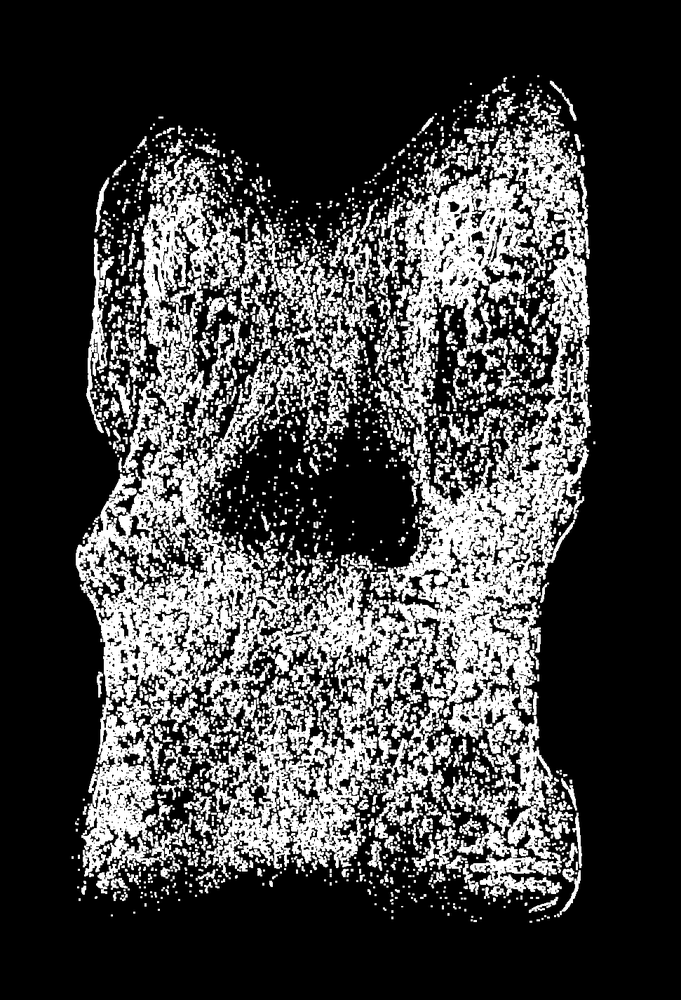
#> input picture thesis/presentation/outline-clustered.png, 681 x 1000 px, shrunk from 971 x 1425 before the run
$ python generate_presentation_images.py
#> lines starting #> are read from the running program, lines starting #| are printed output that depends on the picture; after the words box and inside, x2 and y2 are one past the last pixel; in counts of white or black regions, pixels touching at a corner belong together
from skimage.io import imread
from skimage.morphology import binary_erosion
import matplotlib.pyplot as plt
import algorithms.triangulation as at
import numpy as np

bone_pixels = binary_erosion(imread('thesis/presentation/outline-clustered.png'))
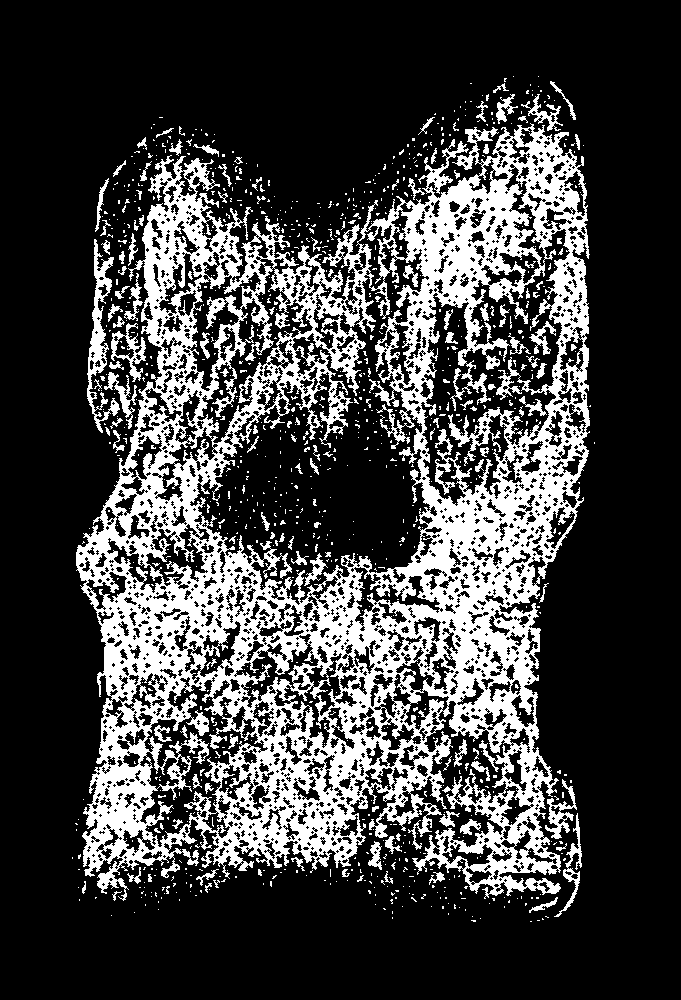
#> bone_pixels: shape (1000, 681) bool; 25.3% white; 1036 white regions (899 under 20 px), largest, box (x1, y1, x2, y2) and area: (76, 123, 590, 901) 156308, (87, 239, 120, 433) 1788, (111, 323, 146, 382) 662

points = np.nonzero(bone_pixels)
#> points = 172480 positions, rows 76 to 921, columns 72 to 594
points = np.vstack(points).transpose()
#> points = 172480 pairs, first value 76 to 921, second value 72 to 594
points[:, 0] = bone_pixels.shape[0] - points[:,0]

#> (the run stopped early here; a loop or call above may not have finished)

$ run again, with thesis/presentation/outline-triangulation.png copied over thesis/presentation/outline-clustered.png
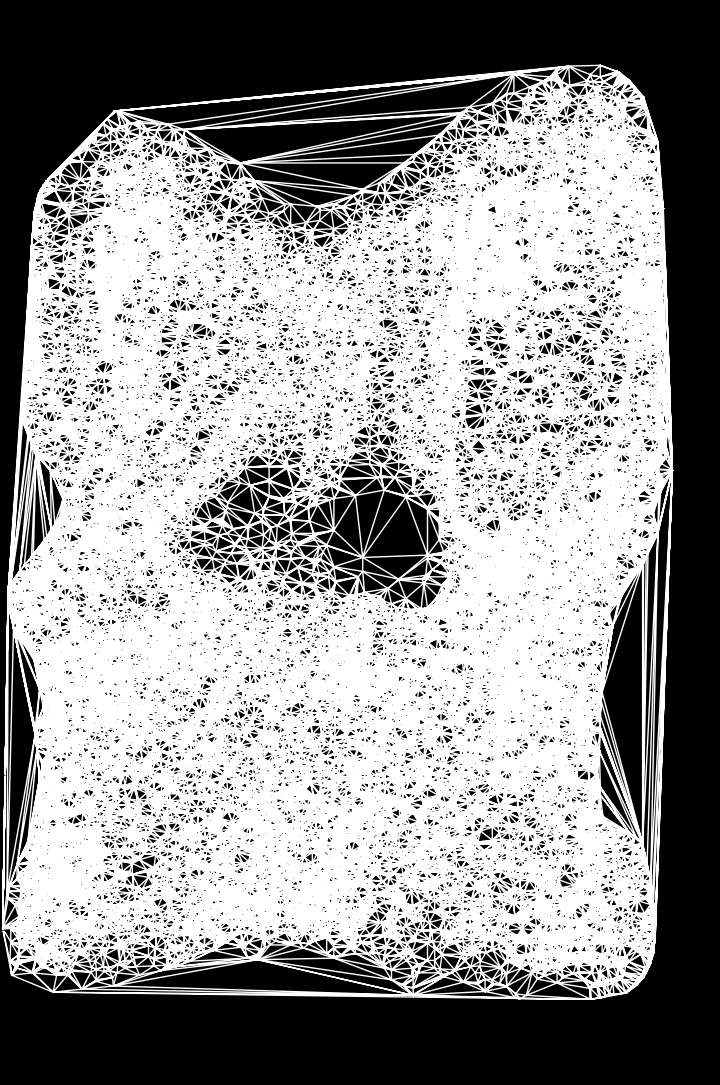
#> input picture thesis/presentation/outline-triangulation.png, 720 x 1085 px
#> `bone_pixels = binary_erosion(imread('thesis/presentation/outline-clust..`:
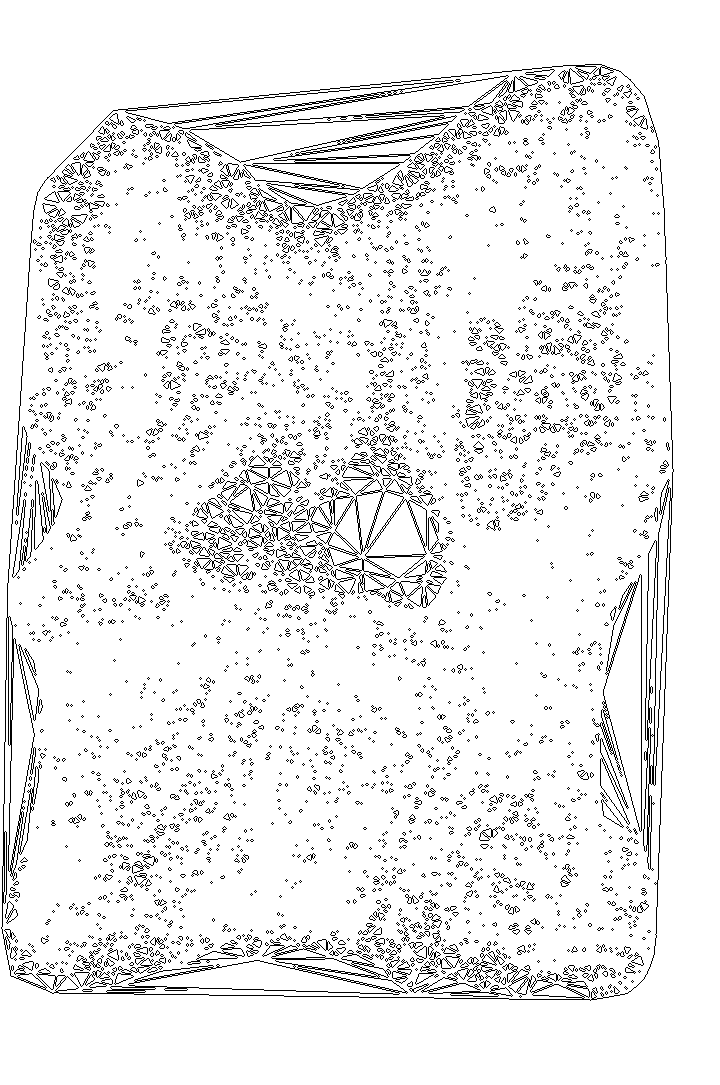
#> bone_pixels: shape (1085, 720, 4) bool; mean R, G, B, A 0.584, 0.584, 0.584, 0.656; transparent parts drawn white
